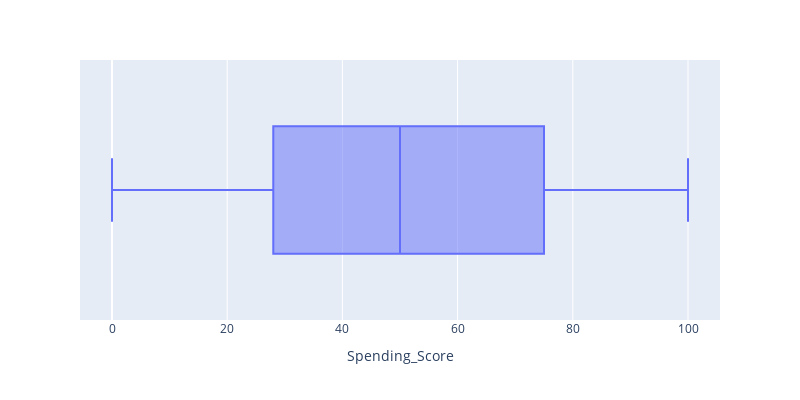

Source (notebook cell):
### Markdown cell above
**Cột `Spending_Score`**: là cột do chủ cửa hàng điền.

### Code cell
fig = px.box(df, x="Spending_Score",width=800, height=400)
fig.show()

### Figure 1 — Plotly figure (JSON) as saved in the notebook; plotly's stock layout.template omitted (floating-point values rounded to 4 significant figures; data arrays with more than 128 entries replaced by an {"elided": "..."} marker saying what was removed)
{"data": [{"alignmentgroup": "True", "hovertemplate": "Spending_Score=%{x}<extra></extra>", "legendgroup": "", "marker": {"color": "#636efa"}, "name": "", "notched": false, "offsetgroup": "", "orientation": "h", "showlegend": false, "type": "box", "x": {"elided": "2000 int values"}, "x0": " ", "xaxis": "x", "y0": " ", "yaxis": "y"}], "layout": {"boxmode": "group", "height": 400, "legend": {"tracegroupgap": 0}, "margin": {"t": 60}, "width": 800, "xaxis": {"anchor": "y", "domain": [0, 1], "title": {"text": "Spending_Score"}}, "yaxis": {"anchor": "x", "domain": [0, 1]}}}
